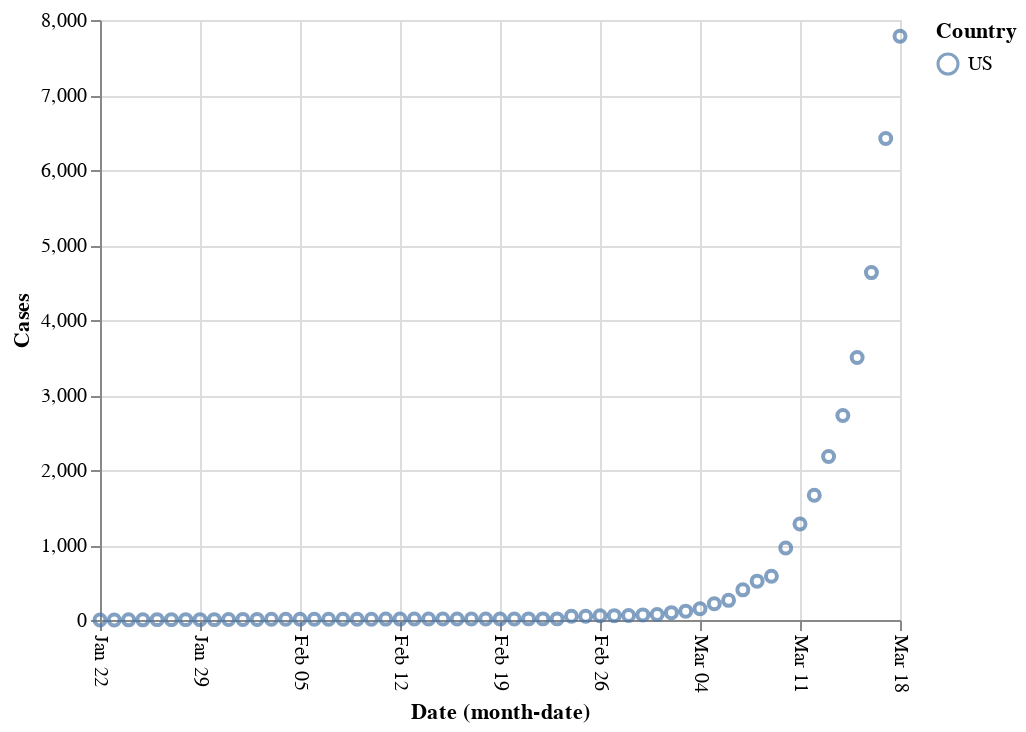

The notebook cell saved with this chart:
### Code cell
alt.Chart(grouped[grouped.Country.isin(['US'])]).mark_point().encode(x=alt.X('monthdate(Date)', 
                                                  axis=alt.Axis(labelAngle=90)), 
                                         y='Cases', color='Country')

### Figure 1 — Vega-Lite specification as saved in the notebook (floating-point values rounded to 4 significant figures)
{"config": {"view": {"continuousWidth": 400, "continuousHeight": 300}}, "data": {"name": "data-d3e6a15e3910f45543ffbd84271b822e"}, "mark": "point", "encoding": {"color": {"type": "nominal", "field": "Country"}, "x": {"type": "temporal", "axis": {"labelAngle": 90}, "field": "Date", "timeUnit": "monthdate"}, "y": {"type": "quantitative", "field": "Cases"}}, "$schema": "https://vega.github.io/schema/vega-lite/v4.0.2.json", "datasets": {"data-d3e6a15e3910f45543ffbd84271b822e": [{"Date": "2020-01-22T00:00:00", "Country": "US", "Cases": 1}, {"Date": "2020-01-23T00:00:00", "Country": "US", "Cases": 1}, {"Date": "2020-01-24T00:00:00", "Country": "US", "Cases": 2}, {"Date": "2020-01-25T00:00:00", "Country": "US", "Cases": 2}, {"Date": "2020-01-26T00:00:00", "Country": "US", "Cases": 5}, {"Date": "2020-01-27T00:00:00", "Country": "US", "Cases": 5}, {"Date": "2020-01-28T00:00:00", "Country": "US", "Cases": 5}, {"Date": "2020-01-29T00:00:00", "Country": "US", "Cases": 5}, {"Date": "2020-01-30T00:00:00", "Country": "US", "Cases": 5}, {"Date": "2020-01-31T00:00:00", "Country": "US", "Cases": 7}, {"Date": "2020-02-01T00:00:00", "Country": "US", "Cases": 8}, {"Date": "2020-02-02T00:00:00", "Country": "US", "Cases": 8}, {"Date": "2020-02-03T00:00:00", "Country": "US", "Cases": 11}, {"Date": "2020-02-04T00:00:00", "Country": "US", "Cases": 11}, {"Date": "2020-02-05T00:00:00", "Country": "US", "Cases": 11}, {"Date": "2020-02-06T00:00:00", "Country": "US", "Cases": 11}, {"Date": "2020-02-07T00:00:00", "Country": "US", "Cases": 11}, {"Date": "2020-02-08T00:00:00", "Country": "US", "Cases": 11}, {"Date": "2020-02-09T00:00:00", "Country": "US", "Cases": 11}, {"Date": "2020-02-10T00:00:00", "Country": "US", "Cases": 11}, {"Date": "2020-02-11T00:00:00", "Country": "US", "Cases": 12}, {"Date": "2020-02-12T00:00:00", "Country": "US", "Cases": 12}, {"Date": "2020-02-13T00:00:00", "Country": "US", "Cases": 13}, {"Date": "2020-02-14T00:00:00", "Country": "US", "Cases": 13}, {"Date": "2020-02-15T00:00:00", "Country": "US", "Cases": 13}, {"Date": "2020-02-16T00:00:00", "Country": "US", "Cases": 13}, {"Date": "2020-02-17T00:00:00", "Country": "US", "Cases": 13}, {"Date": "2020-02-18T00:00:00", "Country": "US", "Cases": 13}, {"Date": "2020-02-19T00:00:00", "Country": "US", "Cases": 13}, {"Date": "2020-02-20T00:00:00", "Country": "US", "Cases": 13}, {"Date": "2020-02-21T00:00:00", "Country": "US", "Cases": 15}, {"Date": "2020-02-22T00:00:00", "Country": "US", "Cases": 15}, {"Date": "2020-02-23T00:00:00", "Country": "US", "Cases": 15}, {"Date": "2020-02-24T00:00:00", "Country": "US", "Cases": 51}, {"Date": "2020-02-25T00:00:00", "Country": "US", "Cases": 51}, {"Date": "2020-02-26T00:00:00", "Country": "US", "Cases": 57}, {"Date": "2020-02-27T00:00:00", "Country": "US", "Cases": 58}, {"Date": "2020-02-28T00:00:00", "Country": "US", "Cases": 60}, {"Date": "2020-02-29T00:00:00", "Country": "US", "Cases": 68}, {"Date": "2020-03-01T00:00:00", "Country": "US", "Cases": 74}, {"Date": "2020-03-02T00:00:00", "Country": "US", "Cases": 98}, {"Date": "2020-03-03T00:00:00", "Country": "US", "Cases": 118}, {"Date": "2020-03-04T00:00:00", "Country": "US", "Cases": 149}, {"Date": "2020-03-05T00:00:00", "Country": "US", "Cases": 217}, {"Date": "2020-03-06T00:00:00", "Country": "US", "Cases": 262}, {"Date": "2020-03-07T00:00:00", "Country": "US", "Cases": 402}, {"Date": "2020-03-08T00:00:00", "Country": "US", "Cases": 518}, {"Date": "2020-03-09T00:00:00", "Country": "US", "Cases": 583}, {"Date": "2020-03-10T00:00:00", "Country": "US", "Cases": 959}, {"Date": "2020-03-11T00:00:00", "Country": "US", "Cases": 1281}, {"Date": "2020-03-12T00:00:00", "Country": "US", "Cases": 1663}, {"Date": "2020-03-13T00:00:00", "Country": "US", "Cases": 2179}, {"Date": "2020-03-14T00:00:00", "Country": "US", "Cases": 2727}, {"Date": "2020-03-15T00:00:00", "Country": "US", "Cases": 3499}, {"Date": "2020-03-16T00:00:00", "Country": "US", "Cases": 4632}, {"Date": "2020-03-17T00:00:00", "Country": "US", "Cases": 6421}, {"Date": "2020-03-18T00:00:00", "Country": "US", "Cases": 7783}]}}
